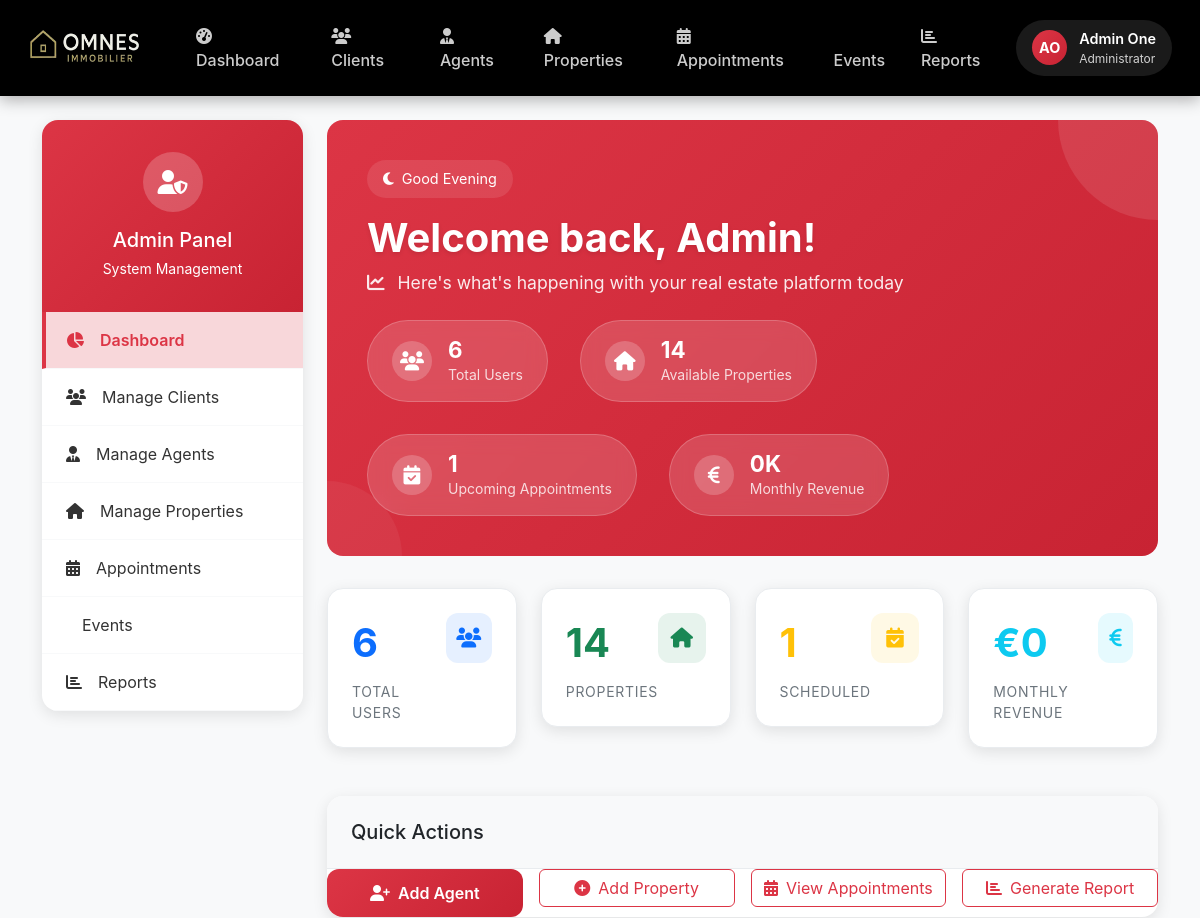
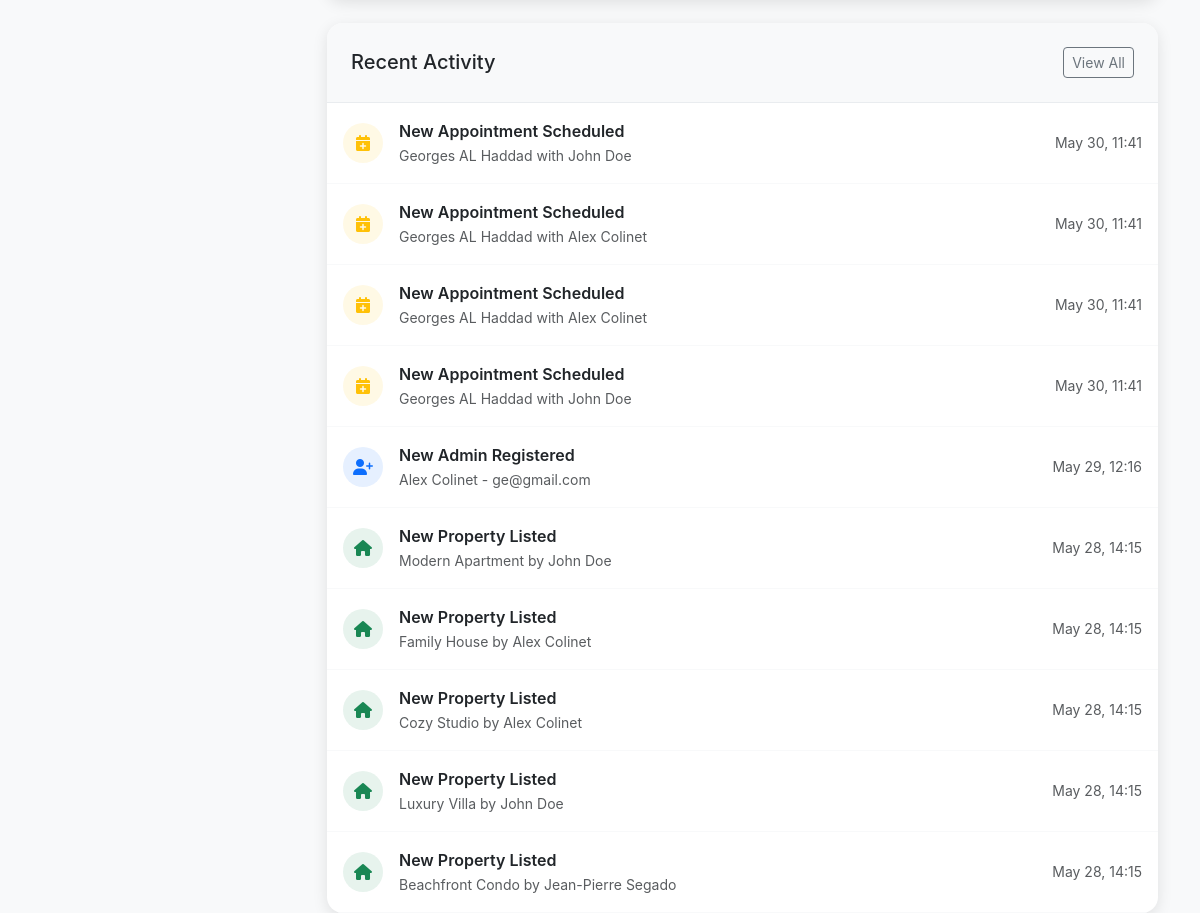
The app's page /src/admin/dashboard.php (signed in) with its own data (2 pictures, top to bottom).
### tables this page shows
CREATE TABLE IF NOT EXISTS `users` (
  `id` int NOT NULL AUTO_INCREMENT,
  `first_name` varchar(50) NOT NULL,
  `last_name` varchar(50) NOT NULL,
  `email` varchar(100) NOT NULL,
  `password_hash` varchar(255) NOT NULL,
  `role` enum('admin','client','agent') NOT NULL DEFAULT 'client',
  `phone` varchar(15) NOT NULL,
  `created_at` timestamp NULL DEFAULT CURRENT_TIMESTAMP,
  `updated_at` timestamp NULL DEFAULT CURRENT_TIMESTAMP ON UPDATE CURRENT_TIMESTAMP,
  PRIMARY KEY (`id`),
  UNIQUE KEY `email` (`email`)
);

CREATE TABLE IF NOT EXISTS `properties` (
  `id` int NOT NULL AUTO_INCREMENT,
  `agent_id` int NOT NULL,
  `title` varchar(255) NOT NULL,
  `description` text NOT NULL,
  `images` json DEFAULT NULL,
  `price` decimal(12,2) NOT NULL,
  `property_type` enum('house','apartment','land','commercial','rental','auction') NOT NULL,
  `status` enum('available','pending','sold','rented','withdrawn') DEFAULT 'available',
  `address_line1` varchar(255) NOT NULL,
  `city` varchar(100) NOT NULL,
  `state` varchar(100) DEFAULT NULL,
  `postal_code` varchar(20) DEFAULT NULL,
  `country` varchar(100) DEFAULT 'France',
  `bedrooms` int DEFAULT '0',
  `bathrooms` int DEFAULT '0',
  `year_built` int DEFAULT '0',
  `living_area` int NOT NULL DEFAULT '0',
  `has_parking` tinyint(1) DEFAULT '0',
  `parking_spaces` int DEFAULT '0',
  `has_garden` tinyint(1) DEFAULT '0',
  `created_at` timestamp NULL DEFAULT CURRENT_TIMESTAMP,
  `updated_at` timestamp NULL DEFAULT CURRENT_TIMESTAMP ON UPDATE CURRENT_TIMESTAMP,
  PRIMARY KEY (`id`),
  KEY `agent_id` (`agent_id`)
);

CREATE TABLE IF NOT EXISTS `appointments` (
  `id` int NOT NULL AUTO_INCREMENT,
  `client_id` int NOT NULL,
  `agent_id` int NOT NULL,
  `property_id` int NOT NULL,
  `appointment_date` datetime NOT NULL,
  `status` enum('scheduled','completed','cancelled') DEFAULT 'scheduled',
  `location` varchar(255) NOT NULL,
  `created_at` timestamp NULL DEFAULT CURRENT_TIMESTAMP,
  `updated_at` timestamp NULL DEFAULT CURRENT_TIMESTAMP ON UPDATE CURRENT_TIMESTAMP,
  PRIMARY KEY (`id`),
  KEY `client_id` (`client_id`),
  KEY `agent_id` (`agent_id`),
  KEY `property_id` (`property_id`)
);

### src/admin/dashboard.php (the view, shortened to what the rows shown need)
<?php
require_once '../config/database.php';
require_once '../includes/functions.php';
$database = Database::getInstance();
$db = $database->getConnection();
$admin_data = getCurrentUser();
$stats = [
    'total_users' => 0,
    'total_agents' => 0,
    'total_clients' => 0,
    'total_properties' => 0,
    'available_properties' => 0,
    'sold_properties' => 0,
    'total_appointments' => 0,
    'scheduled_appointments' => 0,
    'revenue_this_month' => 0,
    'new_users_this_month' => 0
];
try {
    $user_stats = $db->query("
        SELECT
            COUNT(*) as total_users,
            SUM(CASE WHEN role = 'agent' THEN 1 ELSE 0 END) as total_agents,
            SUM(CASE WHEN role = 'client' THEN 1 ELSE 0 END) as total_clients,
            SUM(CASE WHEN created_at >= DATE_SUB(NOW(), INTERVAL 1 MONTH) THEN 1 ELSE 0 END) as new_users_this_month
        FROM users
    ")->fetch(PDO::FETCH_ASSOC);
    $stats = array_merge($stats, $user_stats);
    $property_stats = $db->query("
        SELECT
            COUNT(*) as total_properties,
            SUM(CASE WHEN status = 'available' THEN 1 ELSE 0 END) as available_properties,
            SUM(CASE WHEN status = 'sold' THEN 1 ELSE 0 END) as sold_properties,
            SUM(CASE WHEN status = 'sold' AND MONTH(updated_at) = MONTH(CURRENT_DATE()) THEN price ELSE 0 END) as revenue_this_month
        FROM properties
    ")->fetch(PDO::FETCH_ASSOC);
    $stats = array_merge($stats, $property_stats);
    $appointment_stats = $db->query("
        SELECT
            COUNT(*) as total_appointments,
            SUM(CASE WHEN status = 'scheduled' AND appointment_date >= NOW() THEN 1 ELSE 0 END) as scheduled_appointments
        FROM appointments
    ")->fetch(PDO::FETCH_ASSOC);
    $stats = array_merge($stats, $appointment_stats);
} catch (Exception $e) {
    error_log("Admin stats error: " . $e->getMessage());
}
$recent_activities = [];
try {
    $recent_users = $db->query("
        SELECT u.*, 'new_user' as activity_type, u.created_at as activity_date
        FROM users u
        ORDER BY u.created_at DESC
        LIMIT 5
    ")->fetchAll(PDO::FETCH_ASSOC);
    $recent_properties = $db->query("
        SELECT p.*, u.first_name, u.last_name, 'new_property' as activity_type, p.created_at as activity_date
        FROM properties p
        JOIN users u ON p.agent_id = u.id
        ORDER BY p.created_at DESC
        LIMIT 5
    ")->fetchAll(PDO::FETCH_ASSOC);
    $recent_appointments = $db->query("
        SELECT a.*, p.title as property_title,
               CONCAT(agent.first_name, ' ', agent.last_name) as agent_name,
               CONCAT(client.first_name, ' ', client.last_name) as client_name,
               'new_appointment' as activity_type, a.created_at as activity_date
        FROM appointments a
        JOIN properties p ON a.property_id = p.id
        JOIN users agent ON a.agent_id = agent.id
        JOIN users client ON a.client_id = client.id
        ORDER BY a.created_at DESC
        LIMIT 5
    ")->fetchAll(PDO::FETCH_ASSOC);
    $recent_activities = array_merge($recent_users, $recent_properties, $recent_appointments);
    usort($recent_activities, function($a, $b) {
        return strtotime($b['activity_date']) - strtotime($a['activity_date']);
    });
    $recent_activities = array_slice($recent_activities, 0, 10);
} catch (Exception $e) {
    error_log("Recent activities error: " . $e->getMessage());
}
?>
<!DOCTYPE html>
<html lang="en">
<head>
    <link href="https://cdnjs.cloudflare.com/ajax/libs/bootstrap/5.3.0/css/bootstrap.min.css" rel="stylesheet">
    <link href="https://cdnjs.cloudflare.com/ajax/libs/font-awesome/6.4.0/css/all.min.css" rel="stylesheet">
</head>
<body>
    <nav class="navbar navbar-expand-lg admin-header">
        <div class="container-fluid">
            <div class="collapse navbar-collapse" id="navbarNav">
                <div class="d-flex align-items-center me-3">
                    <div class="dropdown">
                        <a href="#" class="user-profile dropdown-toggle" data-bs-toggle="dropdown" aria-expanded="false">
                            <div class="user-avatar">
                                <?= strtoupper(substr($admin_data['first_name'], 0, 1) . substr($admin_data['last_name'], 0, 1)) ?>
                            </div>
                            <div class="user-info">
                                <div class="user-name"><?= htmlspecialchars($admin_data['first_name'] . ' ' . $admin_data['last_name']) ?></div>
                                <div class="user-role">Administrator</div>
                            </div>
                        </a>
                    </div>
                </div>
            </div>
        </div>
    </nav>
    <div class="container mt-4">
        <div class="row">
            <div class="col-lg-9">
                <div class="dashboard-hero">
                    <div class="dashboard-content">
                        <?php
                        $hour = date('H');
                        if ($hour < 12) {
                            $greeting = "Good Morning";
                            $greeting_icon = "fa-sun";
                        } elseif ($hour < 17) {
                            $greeting = "Good Afternoon";
                            $greeting_icon = "fa-cloud-sun";
                        } else {
                            $greeting = "Good Evening";
                            $greeting_icon = "fa-moon";
                        }
                        ?>
                        <div class="time-greeting">
                            <i class="fas <?= $greeting_icon ?> me-2"></i><?= $greeting ?>
                        </div>
                        <h1 class="dashboard-title">
                            Welcome back, <?= htmlspecialchars($admin_data['first_name']) ?>!
                        </h1>
                        <p class="dashboard-subtitle">
                            <i class="fas fa-chart-line me-2"></i>
                            Here's what's happening with your real estate platform today
                        </p>
                        <div class="dashboard-stats-quick">
                            <div class="quick-stat">
                                <div class="quick-stat-info">
                                    <h6><?= $stats['total_users'] ?></h6>
                                    <p>Total Users</p>
                                </div>
                            </div>
                            <div class="quick-stat">
                            </div>
                            <div class="quick-stat">
                            </div>
                            <div class="quick-stat">
                            </div>
                        </div>
                    </div>
                </div>
                <div class="row mb-4">
                    <div class="col-xl-3 col-md-6 mb-4">
                        <div class="stats-card">
                            <div class="d-flex justify-content-between align-items-start">
                                <div>
                                    <div class="stats-value text-primary"><?= $stats['total_users'] ?></div>
                                    <div class="stats-label">Total Users</div>
                                </div>
                            </div>
                        </div>
                    </div>
                </div>
                <div class="content-card">
                    <div class="card-body p-0">
                        <?php foreach ($recent_activities as $activity): ?>
                            <div class="activity-item d-flex align-items-center">
                                <?php if ($activity['activity_type'] === 'new_user'): ?>
                                    <div class="activity-icon bg-primary bg-opacity-10 text-primary me-3">
                                        <i class="fas fa-user-plus"></i>
                                    </div>
                                    <div class="flex-grow-1">
                                        <div class="fw-semibold">New <?= ucfirst($activity['role']) ?> Registered</div>
                                        <small class="text-muted"><?= htmlspecialchars($activity['first_name'] . ' ' . $activity['last_name']) ?> - <?= $activity['email'] ?></small>
                                    </div>
                                <?php elseif ($activity['activity_type'] === 'new_property'): ?>
                                    <div class="activity-icon bg-success bg-opacity-10 text-success me-3">
                                        <i class="fas fa-home"></i>
                                    </div>
                                    <div class="flex-grow-1">
                                        <div class="fw-semibold">New Property Listed</div>
                                        <small class="text-muted"><?= htmlspecialchars($activity['title']) ?> by <?= htmlspecialchars($activity['first_name'] . ' ' . $activity['last_name']) ?></small>
                                    </div>
                                <?php elseif ($activity['activity_type'] === 'new_appointment'): ?>
                                    <div class="activity-icon bg-warning bg-opacity-10 text-warning me-3">
                                        <i class="fas fa-calendar-plus"></i>
                                    </div>
                                    <div class="flex-grow-1">
                                        <div class="fw-semibold">New Appointment Scheduled</div>
                                        <small class="text-muted"><?= htmlspecialchars($activity['client_name']) ?> with <?= htmlspecialchars($activity['agent_name']) ?></small>
                                    </div>
                                <?php endif; ?>
                                <div class="text-muted small">
                                    <?= date('M d, H:i', strtotime($activity['activity_date'])) ?>
                                </div>
                            </div>
                        <?php endforeach; ?>
                    </div>
                </div>
            </div>
        </div>
    </div>
</body>
</html>

### records on screen
users: first_name+last_name "AO", first_name+last_name "Admin One", first_name "Admin"
properties: agent "6", title "Family House", users.first_name+last_name "Alex Colinet", created_at "May 28, 14:15"
appointments: client_name "Georges AL Haddad", agent_name "John Doe", created_at "May 30, 11:41"
appointments: client_name "Georges AL Haddad", agent_name "Alex Colinet", created_at "May 30, 11:41"
appointments: client_name "Georges AL Haddad", agent_name "Alex Colinet", created_at "May 30, 11:41"
appointments: client_name "Georges AL Haddad", agent_name "John Doe", created_at "May 30, 11:41"
users: role "Admin", first_name+last_name "Alex Colinet", email "ge@gmail.com", created_at "May 29, 12:16"
properties: title "Modern Apartment", users.first_name+last_name "John Doe", created_at "May 28, 14:15"
properties: title "Cozy Studio", users.first_name+last_name "Alex Colinet", created_at "May 28, 14:15"
properties: title "Luxury Villa", users.first_name+last_name "John Doe", created_at "May 28, 14:15"
properties: title "Beachfront Condo", users.first_name+last_name "Jean-Pierre Segado", created_at "May 28, 14:15"

### other values on screen
$greeting "Good Evening"
$stats['available_properties'] "14"
$stats['scheduled_appointments'] "1"
$stats['revenue_this_month'] / 1000 "0"
$stats['total_properties'] "14"
$stats['revenue_this_month'] "0"
